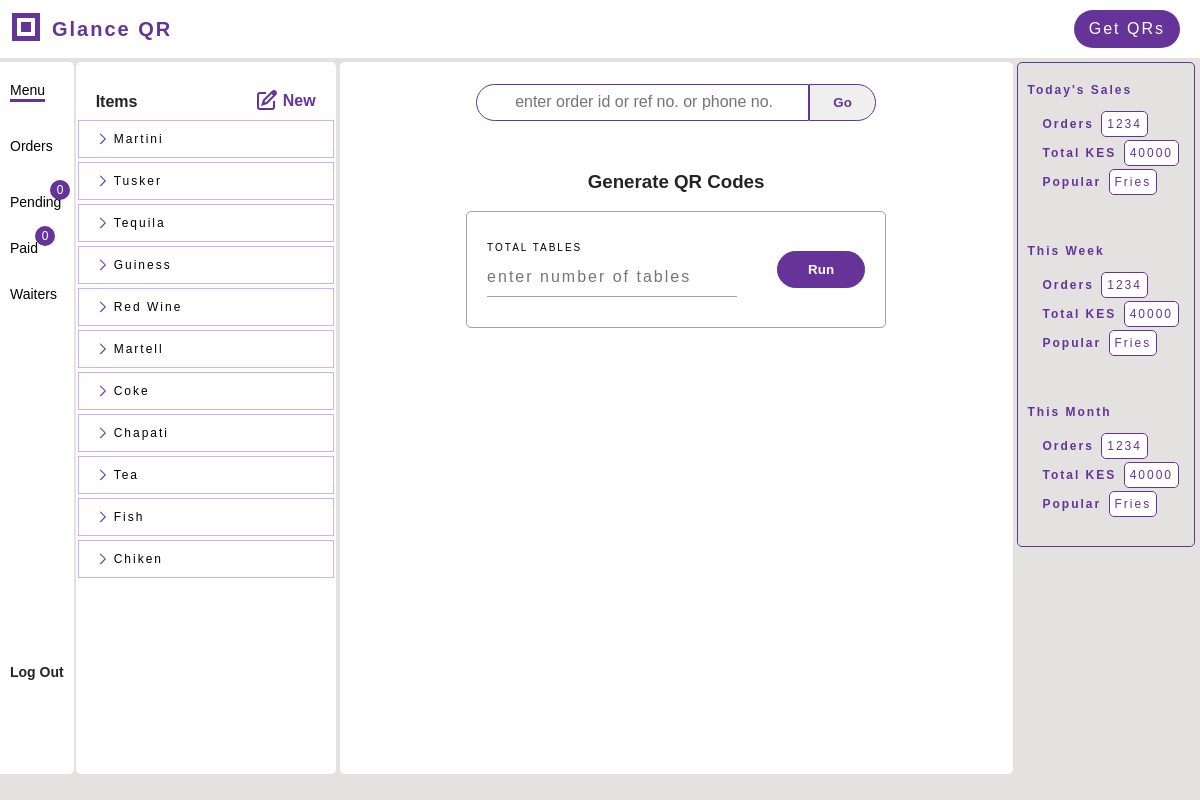
/qr_images/ (signed in), run on the app's committed database.
### menus/models.py (models this page shows, shortened)
class Item(models.Model):
    item_id = models.AutoField(primary_key=True)
    name = LowercaseTextField(max_length=100, null=True, blank=False)
    description = models.CharField(max_length=255, blank=True)
    unit = models.CharField(max_length=50, null=True, blank=False)
    unit_price = models.DecimalField(max_digits=10, decimal_places=2)
    image = models.FileField(upload_to='item_images/', blank=False, null=True)
    available = models.BooleanField(default=True)
    category = models.CharField(max_length=50, null=True, blank=False)
    restaurant = models.ForeignKey(Restaurant, related_name="items", on_delete=models.SET_NULL, null=True, blank=True)

### qrgenerator/views.py (the view, shortened to what this page needs)
# urls.py: path('qr_images/', views.get_qr_codes, name='get_qrs'),
@login_required(login_url='qrgenerator:login')
def get_qr_codes(request):
    context = {}
    items = request.user.restaurant.items.all().order_by('-item_id')
    context['items'] = items
    return render(request, 'qrgenerator/get_qrs.html', context)

### qrgenerator/templates/qrgenerator/get_qrs.html (shortened to what this page needs)
{% extends 'qrgenerator/menu.html' %}
{% load static %}
{% block workspace %}
<div class="form-wrapper">
    <div class="form-title"><h3>Generate QR Codes</h3></div>
    <form action="" method="post" enctype="multipart/form-data" class="order-summary min-w-400">
        <div class="input-wrapper"><div class="label">TOTAL TABLES</div>
            <input type="number" class="form-input" id="tables" name="tables" placeholder="Enter Number of Tables" required>
        </div>
        <br>
        <br>
        <div class="input-wrapper">
            <button type="submit" class="button-save" id="button-save">Run</button>
        </div>
    </form>
</div>
{% endblock %}

### qrgenerator/templates/qrgenerator/menu.html (shortened to what this page needs)
{% extends 'qrgenerator/dashbord.html' %}
{% block menu %}
<div class="menu-left-item active-tab">
    <a href="{% url 'qrgenerator:menu' %}">Menu</a>
</div>
{% endblock %}
{% block menu_elements %}
<div class="menu-elements bg-white">
    <div class="elements-top">
        <div class="elements-title">Items</div>
        <a href="{% url 'qrgenerator:add_item' %}" id="add-new">
            <span id="new">New</span>
        </a>
    </div>
    <div class="elements-wrapper">
        {% if items %}
        {% for item in items %}
        <a href="{% url 'qrgenerator:view_item' item.item_id %}">
            <div class="element-highlight">
                <span class="item-name item-property">{{item.name.title}}</span>
            </div>
        </a>
        {% endfor %}
        {% endif %}
    </div>
</div>
{% endblock %}

### qrgenerator/static/qrgenerator/accounts.css (style rules this page uses)
:root { --background-color: #fceae0; --light-background: rgb(228, 225, 225); --dark-gray: #2a353d; --white: #ffffff; --black: #000000; --accent-b: #f35217; --brown: #862603; --gray: rgb(163, 163, 163); --info-orange: rgb(236, 155, 4); --green: green; --light-green: rgb(17, 18, 19); --faded-black: rgb(37, 36, 36); --light-purple:rgb(201, 167, 248, 0.9); }
body { background-color: rgb(228, 225, 225); font-family: Arial, sans-serif; letter-spacing: 2px; font-size: 16px; padding: 0; margin: 0; box-sizing: border-box; min-height: 100%; }
.menu-left-item { margin-bottom: 20px; padding: 10px 0px; text-align: left; font-size: 14px; display: flex; align-items: center; justify-content: flex-start; flex-wrap: nowrap; white-space: nowrap; }
.menu-elements { display: flex; flex-direction: column; flex-wrap: nowrap; align-items: flex-start; justify-content: flex-start; width: 260px; border-radius: 5px; height: 100%; }
.elements-top { color: rebeccapurple; font-weight: bold; display: flex; align-items: flex-end; justify-content: space-between; width: 100%; height: 60px; letter-spacing: normal; padding: 5px 20px; box-sizing: border-box; }
.elements-title { padding-bottom: 2px; color: var(--faded-black); text-transform:capitalize; }
a#add-new { display: flex; align-items: center; gap: 5px; flex-wrap: nowrap; white-space: nowrap; }
.elements-wrapper { text-align: left; height: 100%; width: 260px; overflow-y: auto; }
.elements-wrapper > a { display: flex; align-items: center; flex-wrap: nowrap; white-space: nowrap; box-sizing: border-box; }
.element-highlight { display: flex; align-items: center; flex-wrap: nowrap; gap: 4px; justify-content: flex-start; white-space: nowrap; font-size: 12px; padding:10px 0px 10px 15px; box-sizing: border-box; border: 1px solid var(--light-purple); margin: 2px; width: 100%; }
.active-tab { box-sizing: border-box; width: 100%; display: flex; align-items: center; text-decoration: underline; }
.active-tab > a { display: block; }
.bg-white { background: var(--white); }
a { text-decoration: none; color: inherit; cursor: pointer; }
button { cursor: pointer; }
.item-property { margin-right: 5px; }

### qrgenerator/static/qrgenerator/workspace.css (style rules this page uses)
:root { --background-color: #fceae0; --light-background: rgb(228, 225, 225); --dark-gray: #2a353d; --white: #ffffff; --black: #000000; --accent-b: #f35217; --brown: #862603; --gray: rgb(163, 163, 163); --info-orange: rgb(236, 155, 4); --light-green: rgb(17, 18, 19); }
body { font-family: Arial, sans-serif; letter-spacing: 2px; font-size: 16px; width: 100%; padding: 0; margin: 0; box-sizing: border-box; }
.form-wrapper { display: flex; flex-direction: column; align-items: flex-start; padding-left: 10px; padding-right: 10px; }
.form-title { width: 100%; box-sizing: border-box; display: flex; justify-content: center; align-items: center; letter-spacing: normal; }
.order-summary { border: 1px solid var(--gray); border-radius: 5px; display: flex; gap: 20px; flex-wrap: wrap; box-sizing: border-box; padding: 20px; text-align: left; margin: 0 10px; }
.label { font-size: 10px; padding: 10px 0 5px 0; text-align: left; text-transform: uppercase; min-width: fit-content; white-space: nowrap; }
input { -webkit-appearance: none; background-color: transparent !important; border: none; outline: none; letter-spacing: 2px; border-bottom: 1px solid rgb(163, 163, 163); font-size: 16px; text-transform: lowercase; }
.form-input { width: 100%; padding: 10px 0; background: transparent; }
.button-save { border: none; background: rebeccapurple; color: white; border: 1px solid rebeccapurple; font-weight: bold; padding: 10px 30px; border-radius: 20px; }
h3 { justify-items: center; color: var(--faded-black); }
.min-w-400 { min-width: 400px; justify-content: space-between; align-items: center; }
#tables { width: 250px; margin-bottom: 10px; }

### qrgenerator/static/qrgenerator/dashbord_mobile.css (style rules this page uses)
.active-tab { text-decoration-color: rebeccapurple; text-decoration-thickness: 3px; text-underline-offset: 4px; }

### data on the page
Item: name "Martini"
Item: name "Tusker"
Item: name "Tequila"
Item: name "Guiness"
Item: name "Red Wine"
Item: name "Martell"
Item: name "Coke"
Item: name "Chapati"
Item: name "Tea"
Item: name "Fish"
Item: name "Chiken"
